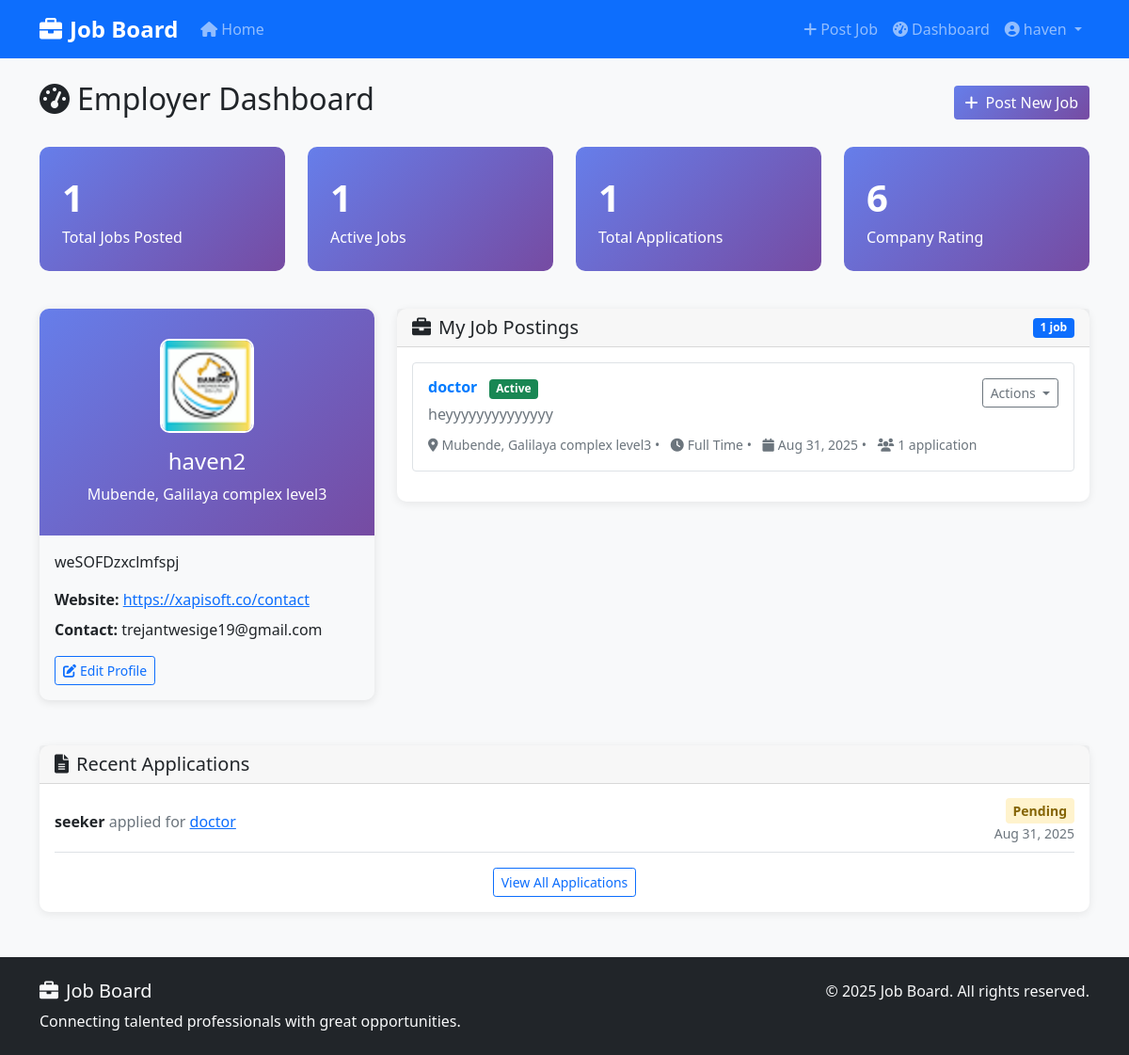
The app's page /accounts/employer-dashboard/ (signed in) with its own data.
### accounts/models.py (models this page shows, shortened)
class EmployerProfile(models.Model):
    user = models.OneToOneField(User, on_delete=models.CASCADE)
    company_name = models.CharField(max_length=200)
    company_description = models.TextField()
    location = models.CharField(max_length=200)
    website = models.URLField(blank=True, null=True)
    contact_email = models.EmailField()
    phone_number = models.CharField(max_length=20, blank=True, null=True)
    logo = models.ImageField(upload_to='company_logos/', blank=True, null=True)
    created_at = models.DateTimeField(auto_now_add=True)
    updated_at = models.DateTimeField(auto_now=True)

### jobs/models.py (models this page shows, shortened)
class Job(models.Model):
    employer = models.ForeignKey(User, on_delete=models.CASCADE, related_name='jobs')
    title = models.CharField(max_length=200)
    company_name = models.CharField(max_length=200)
    description = models.TextField()
    requirements = models.TextField()
    location = models.CharField(max_length=200)
    salary_min = models.DecimalField(max_digits=10, decimal_places=2, blank=True, null=True)
    salary_max = models.DecimalField(max_digits=10, decimal_places=2, blank=True, null=True)
    job_type = models.CharField(max_length=20, choices=JOB_TYPE_CHOICES, default='full_time')
    is_active = models.BooleanField(default=True)
    created_at = models.DateTimeField(auto_now_add=True)
    updated_at = models.DateTimeField(auto_now=True)
    deadline = models.DateTimeField(blank=True, null=True)
    class Meta:
        ordering = ['-created_at']
    def applications_count(self):
        return self.applications.count()

class Application(models.Model):
    job = models.ForeignKey(Job, on_delete=models.CASCADE, related_name='applications')
    applicant = models.ForeignKey(User, on_delete=models.CASCADE, related_name='applications')
    cover_letter = models.TextField()
    status = models.CharField(max_length=20, choices=APPLICATION_STATUS_CHOICES, default='pending')
    applied_at = models.DateTimeField(auto_now_add=True)
    updated_at = models.DateTimeField(auto_now=True)
    notes = models.TextField(blank=True, null=True, help_text="Internal notes by employer")
    class Meta:
        unique_together = ('job', 'applicant')
        ordering = ['-applied_at']

### accounts/views.py (the view)
# urls.py: path('employer-dashboard/', views.employer_dashboard, name='employer_dashboard'),
@login_required
def employer_dashboard(request):
    try:
        employer_profile = EmployerProfile.objects.get(user=request.user)
    except EmployerProfile.DoesNotExist:
        messages.error(request, 'Please complete your employer profile first.')
        return redirect('create_employer_profile')
    jobs = Job.objects.filter(employer=request.user)
    recent_applications = Application.objects.filter(job__employer=request.user)[:5]
    context = {
        'employer_profile': employer_profile,
        'jobs': jobs,
        'recent_applications': recent_applications,
        'total_jobs': jobs.count(),
        'active_jobs': jobs.filter(is_active=True).count(),
        'total_applications': Application.objects.filter(job__employer=request.user).count(),
    }
    return render(request, 'accounts/employer_dashboard.html', context)

### templates/accounts/employer_dashboard.html (shortened to what this page needs)
{% extends 'base.html' %}
{% block content %}
<div class="row">
    <div class="col-12">
        <div class="d-flex justify-content-between align-items-center mb-4">
            <h2><i class="fas fa-tachometer-alt me-2"></i>Employer Dashboard</h2>
            <a href="{% url 'create_job' %}" class="btn btn-primary">
                <i class="fas fa-plus me-2"></i>Post New Job
            </a>
        </div>
    </div>
</div>
<div class="row mb-4">
    <div class="col-md-3">
        <div class="stat-card">
            <div class="stat-number">{{ total_jobs }}</div>
            <div>Total Jobs Posted</div>
        </div>
    </div>
    <div class="col-md-3">
        <div class="stat-card">
            <div class="stat-number">{{ active_jobs }}</div>
            <div>Active Jobs</div>
        </div>
    </div>
    <div class="col-md-3">
        <div class="stat-card">
            <div class="stat-number">{{ total_applications }}</div>
            <div>Total Applications</div>
        </div>
    </div>
    <div class="col-md-3">
        <div class="stat-card">
            <div class="stat-number">{{ employer_profile.company_name|length }}</div>
            <div>Company Rating</div>
        </div>
    </div>
</div>
<div class="row">
    <div class="col-lg-4">
        <div class="profile-card mb-4">
            <div class="profile-header text-center">
                {% if employer_profile.logo %}
                    <img src="{{ employer_profile.logo.url }}" alt="Company Logo" class="company-logo mb-3">
                {% else %}
                    <div class="company-logo mb-3 d-flex align-items-center justify-content-center bg-light text-dark">
                        <i class="fas fa-building fa-3x"></i>
                    </div>
                {% endif %}
                <h4>{{ employer_profile.company_name }}</h4>
                <p class="mb-0">{{ employer_profile.location }}</p>
            </div>
            <div class="card-body">
                <p class="card-text">{{ employer_profile.company_description|truncatewords:20 }}</p>
                <div class="mb-2">
                    <strong>Website:</strong>
                    {% if employer_profile.website %}
                        <a href="{{ employer_profile.website }}" target="_blank" class="text-primary">
                            {{ employer_profile.website|truncatechars:30 }}
                        </a>
                    {% else %}
                        <span class="text-muted">Not provided</span>
                    {% endif %}
                </div>
                <div class="mb-3">
                    <strong>Contact:</strong> {{ employer_profile.contact_email }}
                </div>
                <a href="{% url 'edit_employer_profile' %}" class="btn btn-outline-primary btn-sm">
                    <i class="fas fa-edit me-1"></i>Edit Profile
                </a>
            </div>
        </div>
    </div>
    <div class="col-lg-8">
        <div class="card dashboard-card">
            <div class="card-header d-flex justify-content-between align-items-center">
                <h5 class="mb-0"><i class="fas fa-briefcase me-2"></i>My Job Postings</h5>
                <span class="badge bg-primary">{{ jobs.count }} job{{ jobs.count|pluralize }}</span>
            </div>
            <div class="card-body">
                {% if jobs %}
                    {% for job in jobs %}
                        <div class="border rounded p-3 mb-3">
                            <div class="d-flex justify-content-between align-items-start">
                                <div class="flex-grow-1">
                                    <h6 class="mb-1">
                                        <a href="{% url 'job_detail' job.pk %}" class="job-title">{{ job.title }}</a>
                                        {% if job.is_active %}
                                            <span class="badge bg-success ms-2">Active</span>
                                        {% else %}
                                            <span class="badge bg-secondary ms-2">Inactive</span>
                                        {% endif %}
                                    </h6>
                                    <p class="text-muted mb-2">{{ job.description|truncatewords:15 }}</p>
                                    <small class="text-muted">
                                        <i class="fas fa-map-marker-alt me-1"></i>{{ job.location }} •
                                        <i class="fas fa-clock ms-2 me-1"></i>{{ job.get_job_type_display }} •
                                        <i class="fas fa-calendar ms-2 me-1"></i>{{ job.created_at|date:"M d, Y" }} •
                                        <i class="fas fa-users ms-2 me-1"></i>{{ job.applications_count }} application{{ job.applications_count|pluralize }}
                                    </small>
                                </div>
                                <div class="dropdown">
                                    <button class="btn btn-sm btn-outline-secondary dropdown-toggle" type="button" data-bs-toggle="dropdown">
                                        Actions
                                    </button>
                                </div>
                            </div>
                        </div>
                    {% endfor %}
                {% endif %}
            </div>
        </div>
    </div>
</div>
{% if recent_applications %}
<div class="row mt-4">
    <div class="col-12">
        <div class="card dashboard-card">
            <div class="card-header">
                <h5 class="mb-0"><i class="fas fa-file-alt me-2"></i>Recent Applications</h5>
            </div>
            <div class="card-body">
                {% for application in recent_applications %}
                    <div class="d-flex justify-content-between align-items-center border-bottom pb-2 mb-2">
                        <div>
                            <strong>{{ application.applicant.first_name }} {{ application.applicant.last_name|default:application.applicant.username }}</strong>
                            <span class="text-muted">applied for</span>
                            <a href="{% url 'job_detail' application.job.pk %}">{{ application.job.title }}</a>
                        </div>
                        <div class="text-end">
                            <span class="application-status status-{{ application.status }}">
                                {{ application.get_status_display }}
                            </span>
                            <br>
                            <small class="text-muted">{{ application.applied_at|date:"M d, Y" }}</small>
                        </div>
                    </div>
                {% endfor %}
                <div class="text-center mt-3">
                    <a href="#" class="btn btn-sm btn-outline-primary">View All Applications</a>
                </div>
            </div>
        </div>
    </div>
</div>
{% endif %}
{% endblock %}

### templates/base.html (shortened to what this page needs)
<!DOCTYPE html>
<html lang="en">
<head>
    <link href="https://cdn.jsdelivr.net/npm/bootstrap@5.1.3/dist/css/bootstrap.min.css" rel="stylesheet">
    <link rel="stylesheet" href="https://cdnjs.cloudflare.com/ajax/libs/font-awesome/6.0.0/css/all.min.css">
    {% load static %}
    <link rel="stylesheet" href="{% static 'css/style.css' %}">
</head>
<body>
    <nav class="navbar navbar-expand-lg navbar-dark bg-primary">
        <div class="container">
            <a class="navbar-brand fw-bold" href="{% url 'home' %}">
                <i class="fas fa-briefcase me-2"></i>Job Board
            </a>
            <div class="collapse navbar-collapse" id="navbarNav">
                <ul class="navbar-nav me-auto">
                    <li class="nav-item">
                        <a class="nav-link" href="{% url 'home' %}">
                            <i class="fas fa-home me-1"></i>Home
                        </a>
                    </li>
                </ul>
                <ul class="navbar-nav">
                    {% if user.is_authenticated %}
                        {% if user.userprofile.role == 'employer' %}
                            <li class="nav-item">
                                <a class="nav-link" href="{% url 'create_job' %}">
                                    <i class="fas fa-plus me-1"></i>Post Job
                                </a>
                            </li>
                            <li class="nav-item">
                                <a class="nav-link" href="{% url 'employer_dashboard' %}">
                                    <i class="fas fa-tachometer-alt me-1"></i>Dashboard
                                </a>
                            </li>
                        {% endif %}
                        <li class="nav-item dropdown">
                            <a class="nav-link dropdown-toggle" href="#" id="navbarDropdown" role="button" data-bs-toggle="dropdown">
                                <i class="fas fa-user-circle me-1"></i>{{ user.username }}
                            </a>
                        </li>
                    {% endif %}
                </ul>
            </div>
        </div>
    </nav>
    <main class="container mt-4">
        {% block content %}{% endblock %}
    </main>
    <footer class="bg-dark text-light py-4 mt-5">
        <div class="container">
            <div class="row">
                <div class="col-md-6">
                    <h5><i class="fas fa-briefcase me-2"></i>Job Board</h5>
                    <p class="mb-0">Connecting talented professionals with great opportunities.</p>
                </div>
                <div class="col-md-6 text-md-end">
                    <p class="mb-0">&copy; {% now "Y" %} Job Board. All rights reserved.</p>
                </div>
            </div>
        </div>
    </footer>
</body>
</html>

### static/css/style.css (style rules this page uses)
body { font-family: 'Segoe UI', Tahoma, Geneva, Verdana, sans-serif; background-color: #f8f9fa; }
.navbar-brand { font-size: 1.5rem; }
.job-title { color: #007bff; text-decoration: none; font-weight: 600; }
.application-status { font-weight: 600; padding: 0.25rem 0.5rem; border-radius: 0.25rem; font-size: 0.875rem; }
.status-pending { background-color: #fff3cd; color: #856404; }
.profile-card { border: none; box-shadow: 0 2px 10px rgba(0,0,0,0.1); border-radius: 10px; }
.profile-header { background: linear-gradient(135deg, #667eea 0%, #764ba2 100%); color: white; border-radius: 10px 10px 0 0; padding: 2rem; }
.company-logo { width: 100px; height: 100px; border-radius: 10px; border: 2px solid white; object-fit: cover; }
.dashboard-card { border: none; box-shadow: 0 2px 10px rgba(0,0,0,0.08); border-radius: 10px; transition: transform 0.2s ease; }
.stat-card { background: linear-gradient(135deg, #667eea 0%, #764ba2 100%); color: white; border-radius: 10px; padding: 1.5rem; margin-bottom: 1rem; }
.stat-number { font-size: 2.5rem; font-weight: bold; }
.btn-primary { background: linear-gradient(135deg, #667eea 0%, #764ba2 100%); border: none; }

### records on screen
EmployerProfile: company_name|length "6", logo (picture), company_name "haven2", location "Mubende, Galilaya complex level3", company_description "weSOFDzxclmfspj", website "https://xapisoft.co/contact", contact_email "trejantwesige19@gmail.com"
Job: title "doctor", is_active "Active", description "heyyyyyyyyyyyyyy", location "Mubende, Galilaya complex level3", job_type "Full Time", created_at "Aug 31, 2025", applications_count "1"
Application: applicant.last_name "seeker", job "doctor", status "Pending", applied_at "Aug 31, 2025"

### other values on screen
{{ user.username }} "haven"
{{ total_jobs }} "1"
{{ active_jobs }} "1"
{{ total_applications }} "1"
{{ jobs.count }} "1"
